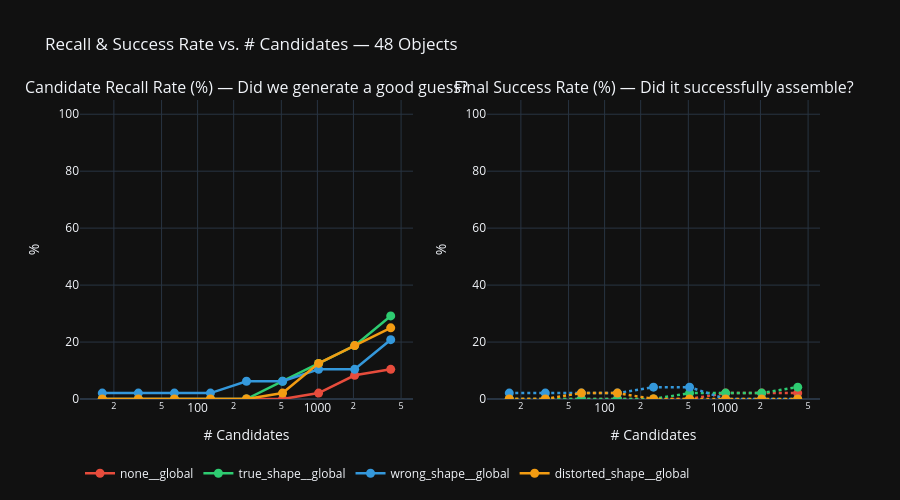

The notebook cell saved with this chart:
### Markdown cell above
---
# 📊 Plot 2 — Success Rate vs # Candidates

> What fraction of the 48 objects succeed at each candidate count?

### Code cell
if not long_df.empty:
    recall_agg = (
        long_df
        .groupby(["n_candidates", "arm"])
        .agg(recall_rate=("candidate_recall", "mean"),
             success_rate=("success", "mean"),
             n=("case_id", "count"))
        .reset_index()
    )

    fig = make_subplots(
        rows=1, cols=2,
        subplot_titles=["Candidate Recall Rate (%) — Did we generate a good guess?",
                        "Final Success Rate (%) — Did it successfully assemble?"]
    )

    for arm in GLOBAL_ARMS:
        arm_data = recall_agg[recall_agg["arm"] == arm].sort_values("n_candidates")
        if arm_data.empty: continue
        clr = ARM_COLORS.get(arm, "#95a5a6")

        fig.add_trace(go.Scatter(
            x=arm_data["n_candidates"],
            y=arm_data["recall_rate"] * 100,
            mode="lines+markers", name=arm,
            line=dict(color=clr, width=2.5),
            marker=dict(size=9),
            legendgroup=arm, showlegend=True,
            hovertemplate=f"<b>{arm}</b><br>N=%{{x}}<br>Recall=%{{y:.1f}}%<extra></extra>"
        ), row=1, col=1)

        fig.add_trace(go.Scatter(
            x=arm_data["n_candidates"],
            y=arm_data["success_rate"] * 100,
            mode="lines+markers", name=arm,
            line=dict(color=clr, width=2.5, dash="dot"),
            marker=dict(size=9),
            legendgroup=arm, showlegend=False,
            hovertemplate=f"<b>{arm}</b><br>N=%{{x}}<br>Success=%{{y:.1f}}%<extra></extra>"
        ), row=1, col=2)

    fig.update_xaxes(type="log", title="# Candidates")
    fig.update_yaxes(title="%", range=[0, 105])
    fig.update_layout(
        title="Recall & Success Rate vs. # Candidates — 48 Objects",
        template="plotly_dark", height=500,
        legend=dict(orientation="h", y=-0.2)
    )
    fig.show()

### Figure 1 — Plotly figure (JSON) as saved in the notebook; plotly's stock layout.template omitted (floating-point values rounded to 4 significant figures)
{"data": [{"hovertemplate": "<b>none__global</b><br>N=%{x}<br>Recall=%{y:.1f}%<extra></extra>", "legendgroup": "none__global", "line": {"color": "#e74c3c", "width": 2.5}, "marker": {"size": 9}, "mode": "lines+markers", "name": "none__global", "showlegend": true, "type": "scatter", "x": [16, 32, 64, 128, 256, 512, 1024, 2048, 4096], "xaxis": "x", "y": [0.0, 0.0, 0.0, 0.0, 0.0, 0.0, 2.083, 8.333, 10.42], "yaxis": "y"}, {"hovertemplate": "<b>none__global</b><br>N=%{x}<br>Success=%{y:.1f}%<extra></extra>", "legendgroup": "none__global", "line": {"color": "#e74c3c", "dash": "dot", "width": 2.5}, "marker": {"size": 9}, "mode": "lines+markers", "name": "none__global", "showlegend": false, "type": "scatter", "x": [16, 32, 64, 128, 256, 512, 1024, 2048, 4096], "xaxis": "x2", "y": [0.0, 0.0, 0.0, 0.0, 0.0, 0.0, 2.083, 2.083, 2.083], "yaxis": "y2"}, {"hovertemplate": "<b>true_shape__global</b><br>N=%{x}<br>Recall=%{y:.1f}%<extra></extra>", "legendgroup": "true_shape__global", "line": {"color": "#2ecc71", "width": 2.5}, "marker": {"size": 9}, "mode": "lines+markers", "name": "true_shape__global", "showlegend": true, "type": "scatter", "x": [16, 32, 64, 128, 256, 512, 1024, 2048, 4096], "xaxis": "x", "y": [0.0, 0.0, 0.0, 0.0, 0.0, 6.25, 12.5, 18.75, 29.17], "yaxis": "y"}, {"hovertemplate": "<b>true_shape__global</b><br>N=%{x}<br>Success=%{y:.1f}%<extra></extra>", "legendgroup": "true_shape__global", "line": {"color": "#2ecc71", "dash": "dot", "width": 2.5}, "marker": {"size": 9}, "mode": "lines+markers", "name": "true_shape__global", "showlegend": false, "type": "scatter", "x": [16, 32, 64, 128, 256, 512, 1024, 2048, 4096], "xaxis": "x2", "y": [0.0, 0.0, 0.0, 0.0, 0.0, 2.083, 2.083, 2.083, 4.167], "yaxis": "y2"}, {"hovertemplate": "<b>wrong_shape__global</b><br>N=%{x}<br>Recall=%{y:.1f}%<extra></extra>", "legendgroup": "wrong_shape__global", "line": {"color": "#3498db", "width": 2.5}, "marker": {"size": 9}, "mode": "lines+markers", "name": "wrong_shape__global", "showlegend": true, "type": "scatter", "x": [16, 32, 64, 128, 256, 512, 1024, 2048, 4096], "xaxis": "x", "y": [2.083, 2.083, 2.083, 2.083, 6.25, 6.25, 10.42, 10.42, 20.83], "yaxis": "y"}, {"hovertemplate": "<b>wrong_shape__global</b><br>N=%{x}<br>Success=%{y:.1f}%<extra></extra>", "legendgroup": "wrong_shape__global", "line": {"color": "#3498db", "dash": "dot", "width": 2.5}, "marker": {"size": 9}, "mode": "lines+markers", "name": "wrong_shape__global", "showlegend": false, "type": "scatter", "x": [16, 32, 64, 128, 256, 512, 1024, 2048, 4096], "xaxis": "x2", "y": [2.083, 2.083, 2.083, 2.083, 4.167, 4.167, 0.0, 0.0, 0.0], "yaxis": "y2"}, {"hovertemplate": "<b>distorted_shape__global</b><br>N=%{x}<br>Recall=%{y:.1f}%<extra></extra>", "legendgroup": "distorted_shape__global", "line": {"color": "#f39c12", "width": 2.5}, "marker": {"size": 9}, "mode": "lines+markers", "name": "distorted_shape__global", "showlegend": true, "type": "scatter", "x": [16, 32, 64, 128, 256, 512, 1024, 2048, 4096], "xaxis": "x", "y": [0.0, 0.0, 0.0, 0.0, 0.0, 2.083, 12.5, 18.75, 25.0], "yaxis": "y"}, {"hovertemplate": "<b>distorted_shape__global</b><br>N=%{x}<br>Success=%{y:.1f}%<extra></extra>", "legendgroup": "distorted_shape__global", "line": {"color": "#f39c12", "dash": "dot", "width": 2.5}, "marker": {"size": 9}, "mode": "lines+markers", "name": "distorted_shape__global", "showlegend": false, "type": "scatter", "x": [16, 32, 64, 128, 256, 512, 1024, 2048, 4096], "xaxis": "x2", "y": [0.0, 0.0, 2.083, 2.083, 0.0, 0.0, 0.0, 0.0, 0.0], "yaxis": "y2"}], "layout": {"annotations": [{"font": {"size": 16}, "showarrow": false, "text": "Candidate Recall Rate (%) — Did we generate a good guess?", "x": 0.225, "xanchor": "center", "xref": "paper", "y": 1, "yanchor": "bottom", "yref": "paper"}, {"font": {"size": 16}, "showarrow": false, "text": "Final Success Rate (%) — Did it successfully assemble?", "x": 0.775, "xanchor": "center", "xref": "paper", "y": 1, "yanchor": "bottom", "yref": "paper"}], "height": 500, "legend": {"orientation": "h", "y": -0.2}, "title": {"text": "Recall & Success Rate vs. # Candidates — 48 Objects"}, "xaxis": {"anchor": "y", "domain": [0, 0.45], "title": {"text": "# Candidates"}, "type": "log"}, "xaxis2": {"anchor": "y2", "domain": [0.55, 1], "title": {"text": "# Candidates"}, "type": "log"}, "yaxis": {"anchor": "x", "domain": [0, 1], "range": [0, 105], "title": {"text": "%"}}, "yaxis2": {"anchor": "x2", "domain": [0, 1], "range": [0, 105], "title": {"text": "%"}}}}
